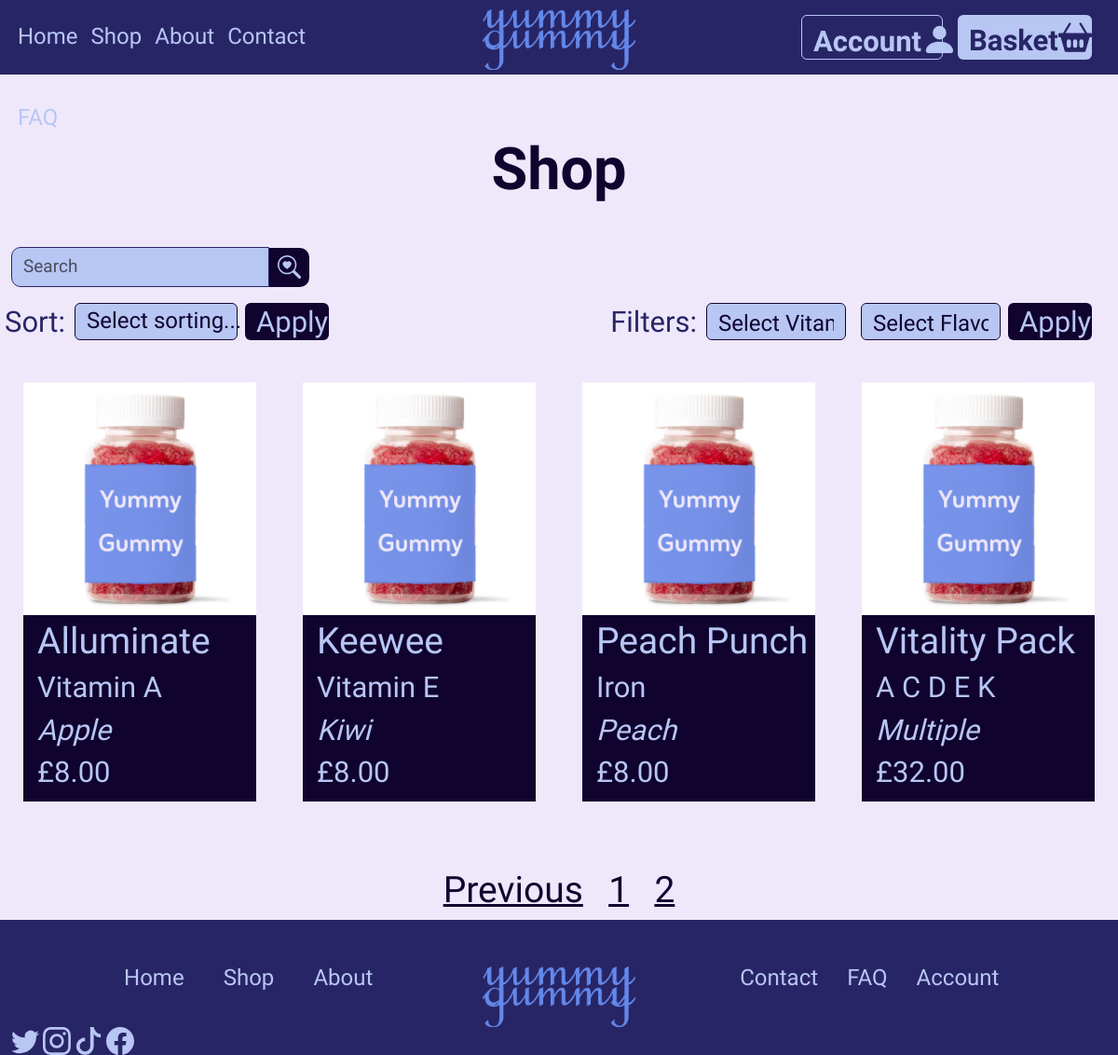
Before: /shop?page=2 with the older database file.
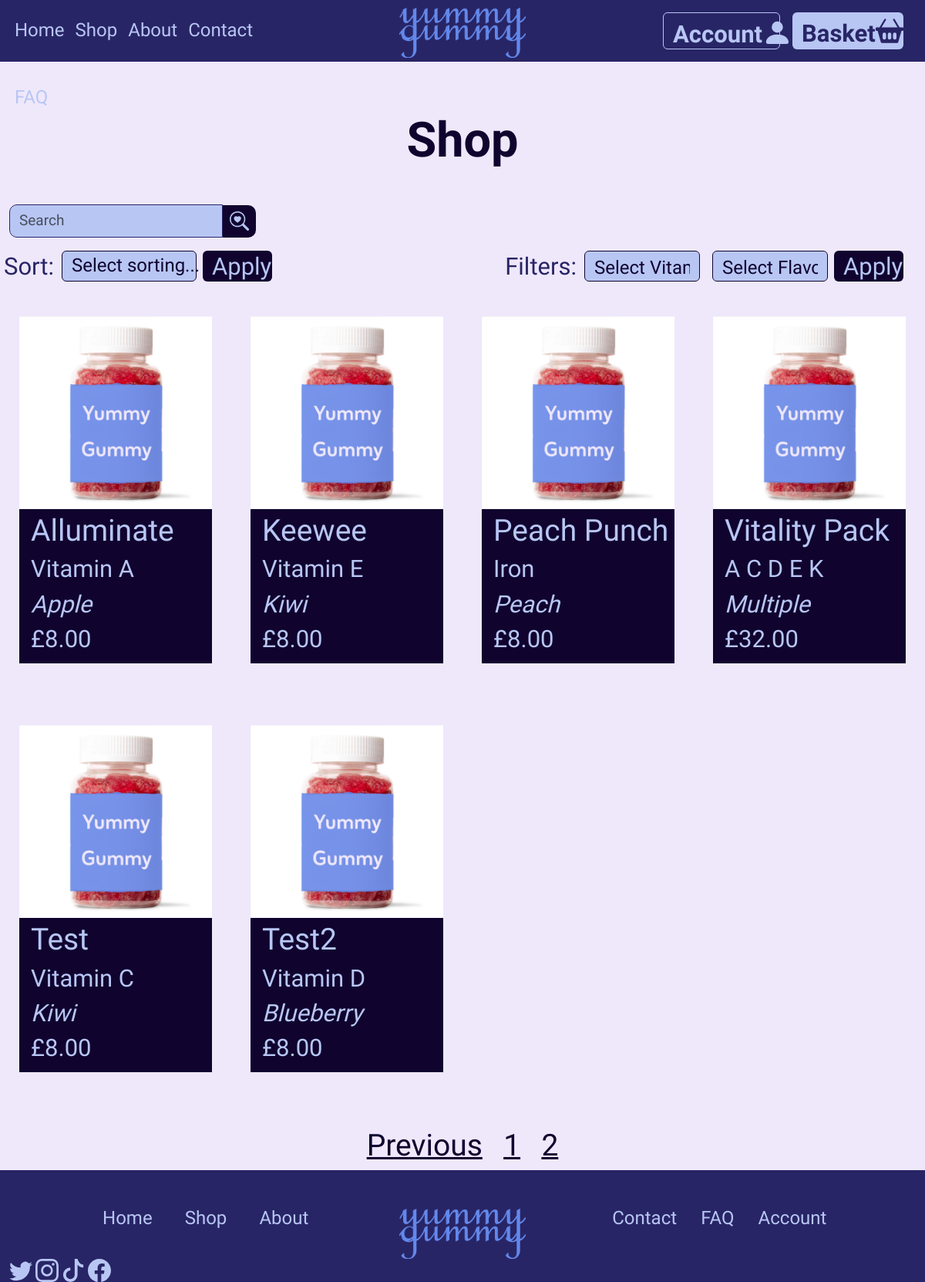
After: the same page with the newer database file.
### app/models.py (models this page shows, shortened)
class Product(db.Model):
    id: so.Mapped[int] = so.mapped_column(primary_key=True)
    name: so.Mapped[str] = so.mapped_column(sa.String(255), index=True, nullable=False)
    vitamin: so.Mapped[str] = so.mapped_column(sa.String(255), nullable=False)
    flavour: so.Mapped[str] = so.mapped_column(sa.String(50), index=True, nullable=True)
    price: so.Mapped[float] = so.mapped_column(sa.Numeric(10, 2), nullable=False)
    description: so.Mapped[str] = so.mapped_column(sa.String(1000), nullable=True)

### app/routes.py (the view)
@app.route('/shop')
def shop():
    page = request.args.get("page", 1, type=int) # Pagination
    per_page = 8  # Display 8 products per page
    products = Product.query.paginate(page=page, per_page=per_page, error_out=False)
    return render_template("shop.html", title="Shop", products=products.items, pagination=products)

### app/templates/shop.html (shortened to what this page needs)
{% extends "base.html" %}
{% block body %}
<h1 class="ygtitle">Shop</h1>
<div class="row rowstyle rowmidstyle">
    <div class="col-4 shoptop">
        <form action="{{ url_for('search') }}" method="get">
            <div class="searchbar">
                <input type="search" id="shopsearch" name="q" class="form-control" placeholder="Search" required/>
                <button type="submit" class="btn" id="searchbtn">
                    <img src="{{ url_for('static', filename='images/searchheart.svg') }}" alt="Maginifying glass with a heart in the middle">
                </button>
            </div>
        </form>
    </div>
    <div class="col shoporg">
        <form action="{{ url_for('filter_sort') }}" method="get" class="d-flex sortsect">
            <div class="sortmenu">
                <h3>Sort:</h3>
                <button class="btn btn-light dropdown-toggle custom-dropdown" type="button" id="dropdownMenuButton" data-bs-toggle="dropdown" aria-expanded="false">
                    <h5>
                    {{ "Select sorting..." if not sort_by else
                        ("Name (A-Z)" if sort_by == "name_asc" else
                        "Name (Z-A)" if sort_by == "name_desc" else
                        "Price (Low-High)" if sort_by == "price_asc" else
                        "Price (High-Low)" if sort_by == "price_desc" else "Select sorting...") }}
                    </h5>
                </button>
                <button type="submit" class="btn btn-primary ms-2" id="sortbutton">
                    <h4>Apply</h4>
                </button>
            </div>
        </form>
        <div class="filtersection" id="filterSection">
            <h3>Filters:</h3>
            <form action="{{ url_for('filter_sort') }}" method="get" class="d-flex mt-2 filtform">
                {% include "shopvitaminfilt.html" %}
                {% include "shopflavourfilt.html" %}
                <button type="submit" class="btn btn-primary ms-2" id="apply-filters">
                    <h4>Apply</h4>
                </button>
            </form>
        </div>
    </div>
</div>
<div class="row">
    {% for product in products %}
    <div class="col-6 col-sm-6 col-md-4 col-lg-3">
        <div class="prodcard">
            <a href="{{ url_for('product_detail', product_id=product.id) }}" class="productlink">
                <div class="cardimg">
                    <img src="{{ url_for('static', filename='images/yumgum.png') }}" alt="{{ product.name }}" />
                </div>
                <div class="cardtext">
                    <h3>{{ product.name }}</h3>
                    <h4 class="shopvitamin">{{ product.vitamin }}</h4>
                    <h4 class="shopflavour">{{ product.flavour }}</h4>
                    <h4>£{{ "%.2f"|format(product.price) }}</h4>
                </div>
            </a>
        </div>
    </div>
    {% endfor %}
</div>
<div class="row">
    <div class="col"></div>
    <div class="col-3">
        <div class="pagenumb">
            {% if pagination.has_prev %}
                <h3><a href="{{ url_for('shop', page=pagination.prev_num) }}" class="pagenav">Previous</a></h3>
            {% endif %}
            {% for page_num in pagination.iter_pages() %}
                {% if page_num %}
                    <h3>
                        <a href="{{ url_for('shop', page=page_num) }}" class="pagenav">{{ page_num }}</a>
                    </h3>
                {% else %}
                    <h3>...</h3>
                {% endif %}
            {% endfor %}
        </div>
    </div>
    <div class="col"></div>
</div>
{% endblock %}

### app/templates/base.html (shortened to what this page needs)
<!DOCTYPE html>
<html lang="en">
<head>
	<link href="{{ url_for('static', filename='css/bootstrap.min.css') }}" rel="stylesheet">
    <link href="{{ url_for('static', filename='css/style.css') }}" rel="stylesheet">
    <link href="{{ url_for('static', filename='css/responsive480.css') }}" rel="stylesheet">
    <link href="{{ url_for('static', filename='css/responsive768.css') }}" rel="stylesheet">
    <link href="{{ url_for('static', filename='css/responsive1024.css') }}" rel="stylesheet">
    <link href="{{ url_for('static', filename='css/responsive1440.css') }}" rel="stylesheet">
</head>
<body>
    <header>
        <div class="container-fluid">
            <div class="row">
                <div class="col-4">
                    <nav class="navleft">
                        <a href="{{ url_for('home') }}"><h4>Home</h4></a>
                        <a href="{{ url_for('shop') }}"><h4>Shop</h4></a>
                        <a href="/about"><h4>About</h4></a>
                        <a href="{{ url_for('contact') }}"><h4>Contact</h4></a>
                        <a href="{{ url_for('faq') }}"><h4>FAQ</h4></a>
                    </nav>
                </div>
                <div class="col-4 desklogo">
                    <a href="{{ url_for('home') }}" class="logo">
                        <img src="{{ url_for('static', filename='images/logotemp.png') }}" alt-text="Yummy Gummy Logo" height="65">
                    </a>
                </div>
                <div class="col-4">
                    <nav class="navright">
                        <a class="btn btn-primary" href="{{ url_for('cart') }}" role="button" id="navbasket">
                            <h4>Basket</h4>
                            <img src="{{ url_for('static', filename='images/basket.svg') }}" alt-text="Shopping Basket">
                        </a>
                        <a class="btn btn-primary" href="{{ url_for('login') }}" role="button" id="navacct">
                            <h4>Account</h4>
                            <img src="{{ url_for('static', filename='images/person.svg') }}" alt-text="My Account picture" id="navperson">
                        </a>
                    </nav>
                </div>
            </div>
        </div>
    </header>
    <div class="wrapper">
        <div class="container-fluid no-padding-container">
            {% block body %} {% endblock %}
        </div>
        <footer class="container-fluid">
            <div class="footer-content">
                <div class="row rowstyle">
                    <div class="col-1 colpadd"></div>
                    <div class="col">
                        <nav class="footleft">
                            <a href="{{ url_for('home') }}"><h5>Home</h5></a>
                            <a href="{{ url_for('shop') }}"><h5>Shop</h5></a>
                            <a href="/about"><h5>About</h5></a>
                        </nav>
                    </div>
                    <div class="col footimg">
                        <a href="{{ url_for('home') }}" class="logo" id="btmlogo">
                            <img src="{{ url_for('static', filename='images/logotemp.png') }}" alt-text="Yummy Gummy Logo" height="65">
                        </a>
                    </div>
                    <div class="col">
                        <nav class="footright">
                            <a href="{{ url_for('contact') }}"><h5>Contact</h5></a>
                            <a href="{{ url_for('faq') }}"><h5>FAQ</h5></a>
                            <a href="{{ url_for('login') }}"><h5>Account</h5></a>
                        </nav>
                    </div>
                    <div class="col-1 colpadd"></div>
                </div>
                <div class="footsocial">
                    <img src="{{ url_for('static', filename='images/social/twitter.svg') }}" alt-text="twitter logo">
                    <img src="{{ url_for('static', filename='images/social/instagram.svg') }}" alt-text="instagram logo">
                    <img src="{{ url_for('static', filename='images/social/tiktok.svg') }}" alt-text="tiktok logo">
                    <img src="{{ url_for('static', filename='images/social/facebook.svg') }}" alt-text="facebook logo">
                </div>
            </div>
        </footer>
    </div>
</body>
</html

### app/templates/shopvitaminfilt.html (shortened to what this page needs)
<select name="vitamin" id="vitaminDropdown" class="form-control">
    <option value="" {% if not filter_vitamin %}selected{% endif %}>Select Vitamin</option>
</select>

### app/templates/shopflavourfilt.html (shortened to what this page needs)
<select name="flavour" id="flavourDropdown" class="form-control ms-3">
    <option value="" {% if not filter_flavour %}selected{% endif %}>Select Flavour</option>
</select>

### app/static/css/style.css (style rules this page uses)
html { height: 100%; }
h1 { font-size: 63px; }
h3 { font-size: 39px; }
h4 { font-size: 31px; }
h5 { font-size: 24px; }
body { font-family: Zain; background-color:#EFE8FB; margin-top: 5rem; height: 100%; }
.wrapper { display: flex; flex-direction: column; min-height: 100%; }
header { width: 100%; background-color: #282566; height: 5rem; position: fixed; top: 0; left: 0; }
.navleft a { float: left; text-align: center; padding: 20px 12px; text-decoration: none; font-weight: 400; color: #B8C6F4; }
.desklogo { display: flex; justify-content: center; }
.logo { margin-top: 10px; }
.navright a { float: right; text-decoration: none; margin-right: 1rem; }
#navbasket { border: none; background-color: #B8C6F4; color: #282566; width: 9rem; height: 3rem; text-align: left; margin-top: 1rem; display: flex; justify-content: space-between; }
#navacct { border: 1px solid #B8C6F4; background-color: #282566; color: #B8C6F4; width: 9.5rem; height: 3rem; text-align: left; margin-top: 1rem; display: flex; justify-content: space-between; }
.navright h4 { font-weight: 600; margin-top: 3px; }
footer { width: 100%; background-color: #282566; color: #B8C6F4; min-height: 8.5rem; margin-top: auto; }
.footleft, .footright { display: flex; justify-content: space-around; }
.footleft a { float: left; text-align: center; margin-top: 3rem; text-decoration: none; font-weight: 700; color: #B8C6F4; }
.footright a { float: right; text-align: center; margin-top: 3rem; text-decoration: none; font-weight: 700; color: #B8C6F4; }
#btmlogo img { margin-top: 40px; }
.footimg { display: flex; justify-content: center; }
.footsocial { bottom: 0; }
.ygtitle { text-align: center; color:#10042F; font-weight: 700; }
.form-control { background-color: #B8C6F4; color: #282566; }
.searchbar { display: flex; align-items: center; width: 20rem; height: 40px; margin-top: 10px; }
#shopsearch { border: thin solid #282566; border-radius: 10px 0px 0px 10px; font-size: 19px; }
#searchbtn { background-color:#10042F; width: 43px; height: 41.83px; display: flex; justify-content: center; align-items: center; border-radius: 0px 10px 10px 0px; }
.shoporg { display: flex; justify-content: flex-end; margin-bottom: 5px; }
.sortmenu { margin-top: 10px; display: flex; flex-direction: row; justify-content: flex-end; }
.custom-dropdown { width: 175px; height: 40px; background-color: #B8C6F4; border: 1px solid #10042F; color: #10042F; display: flex; justify-content: space-between; align-items: center; }
.custom-dropdown h5 { margin: 0; }
#sortbutton { background-color: #10042F; color: #B8C6F4; height: 40px; border: none; margin-left: 10px; width: 90px; padding-top: 2px; }
.filtersection { display: flex; flex-direction: row; justify-content: flex-end; width: 50%; margin-right: 1rem; }
.sortmenu h3, .filtersection h3 { font-weight: 500; color: #282566; margin: 0 10px 0 0; align-self: flex-end; }
#vitaminDropdown, #flavourDropdown { width: 150px; height: 40px; background-color: #B8C6F4; border: 1px solid #10042F; color: #10042F; font-size: 24px; padding: 3px 12px; cursor: pointer; }
#vitaminDropdown option, #flavourDropdown option { background-color: #B8C6F4 !important; color: #10042F !important; }
#apply-filters { background-color: #10042F; color: #B8C6F4; height: 40px; border: none; width: 90px; padding-top: 2px; }
.prodcard { display: flex; justify-content: center; margin: 40px 10px; }
.cardimg img { object-fit: cover; background-size: 100% 100%; height: 250px; width: 250px; }
.cardtext { background-color: #10042F; color: #B8C6F4; width: 250px; padding: 5px 0px 5px 15px; }
.shopflavour { font-style: italic; color: #B8C6F4; }
.productlink { color: #10042F; }
.pagenumb { margin-top: 2rem; display: flex; justify-content: space-around; }
.pagenav { color: #10042F; }

Changed rows visible on the page:
added Product: name "Test", vitamin "Vitamin C", flavour "Kiwi", price "8.00"
added Product: name "Test2", vitamin "Vitamin D", flavour "Blueberry", price "8.00"
